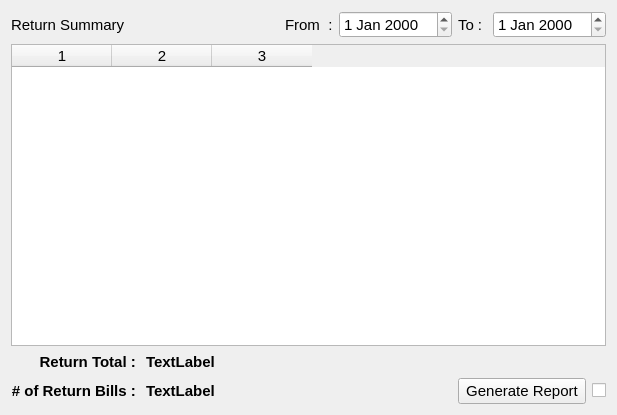
<?xml version="1.0" encoding="UTF-8"?>
<ui version="4.0">
 <class>ReturnSummaryWidget</class>
 <widget class="QWidget" name="ReturnSummaryWidget">
  <property name="geometry">
   <rect>
    <x>0</x>
    <y>0</y>
    <width>617</width>
    <height>415</height>
   </rect>
  </property>
  <property name="windowTitle">
   <string>Form</string>
  </property>
  <layout class="QVBoxLayout" name="verticalLayout">
   <item>
    <layout class="QHBoxLayout" name="horizontalLayout_3">
     <item>
      <widget class="QLabel" name="label_2">
       <property name="font">
        <font>
         <pointsize>11</pointsize>
        </font>
       </property>
       <property name="text">
        <string>Return Summary</string>
       </property>
      </widget>
     </item>
     <item>
      <spacer name="horizontalSpacer_3">
       <property name="orientation">
        <enum>Qt::Horizontal</enum>
       </property>
       <property name="sizeHint" stdset="0">
        <size>
         <width>40</width>
         <height>20</height>
        </size>
       </property>
      </spacer>
     </item>
     <item>
      <widget class="QLabel" name="label_3">
       <property name="font">
        <font>
         <pointsize>11</pointsize>
        </font>
       </property>
       <property name="text">
        <string>From  :</string>
       </property>
      </widget>
     </item>
     <item>
      <widget class="QDateEdit" name="fromDate">
       <property name="font">
        <font>
         <pointsize>11</pointsize>
        </font>
       </property>
      </widget>
     </item>
     <item>
      <widget class="QLabel" name="label_4">
       <property name="font">
        <font>
         <pointsize>11</pointsize>
        </font>
       </property>
       <property name="text">
        <string>To : </string>
       </property>
      </widget>
     </item>
     <item>
      <widget class="QDateEdit" name="toDate">
       <property name="font">
        <font>
         <pointsize>11</pointsize>
        </font>
       </property>
      </widget>
     </item>
    </layout>
   </item>
   <item>
    <widget class="QTableWidget" name="tableWidgetByUser">
     <property name="sizePolicy">
      <sizepolicy hsizetype="Expanding" vsizetype="Expanding">
       <horstretch>0</horstretch>
       <verstretch>0</verstretch>
      </sizepolicy>
     </property>
     <property name="font">
      <font>
       <pointsize>11</pointsize>
       <weight>50</weight>
       <bold>false</bold>
      </font>
     </property>
     <property name="rowCount">
      <number>0</number>
     </property>
     <property name="columnCount">
      <number>3</number>
     </property>
     <attribute name="horizontalHeaderVisible">
      <bool>true</bool>
     </attribute>
     <attribute name="verticalHeaderVisible">
      <bool>true</bool>
     </attribute>
     <column/>
     <column/>
     <column/>
    </widget>
   </item>
   <item>
    <layout class="QGridLayout" name="gridLayout">
     <item row="0" column="0">
      <widget class="QLabel" name="label">
       <property name="font">
        <font>
         <pointsize>11</pointsize>
         <weight>75</weight>
         <bold>true</bold>
        </font>
       </property>
       <property name="text">
        <string>Return Total : </string>
       </property>
       <property name="alignment">
        <set>Qt::AlignRight|Qt::AlignTrailing|Qt::AlignVCenter</set>
       </property>
      </widget>
     </item>
     <item row="0" column="1">
      <widget class="QLabel" name="returnTotal">
       <property name="font">
        <font>
         <pointsize>11</pointsize>
         <weight>75</weight>
         <bold>true</bold>
        </font>
       </property>
       <property name="text">
        <string>TextLabel</string>
       </property>
      </widget>
     </item>
     <item row="0" column="2">
      <spacer name="horizontalSpacer">
       <property name="orientation">
        <enum>Qt::Horizontal</enum>
       </property>
       <property name="sizeHint" stdset="0">
        <size>
         <width>40</width>
         <height>20</height>
        </size>
       </property>
      </spacer>
     </item>
     <item row="0" column="3">
      <spacer name="horizontalSpacer_5">
       <property name="orientation">
        <enum>Qt::Horizontal</enum>
       </property>
       <property name="sizeType">
        <enum>QSizePolicy::Minimum</enum>
       </property>
       <property name="sizeHint" stdset="0">
        <size>
         <width>40</width>
         <height>20</height>
        </size>
       </property>
      </spacer>
     </item>
     <item row="1" column="0">
      <widget class="QLabel" name="label_6">
       <property name="font">
        <font>
         <pointsize>11</pointsize>
         <weight>75</weight>
         <bold>true</bold>
        </font>
       </property>
       <property name="text">
        <string># of Return Bills : </string>
       </property>
       <property name="alignment">
        <set>Qt::AlignRight|Qt::AlignTrailing|Qt::AlignVCenter</set>
       </property>
      </widget>
     </item>
     <item row="1" column="1">
      <widget class="QLabel" name="billTotal">
       <property name="font">
        <font>
         <pointsize>11</pointsize>
         <weight>75</weight>
         <bold>true</bold>
        </font>
       </property>
       <property name="text">
        <string>TextLabel</string>
       </property>
      </widget>
     </item>
     <item row="1" column="2">
      <spacer name="horizontalSpacer_4">
       <property name="orientation">
        <enum>Qt::Horizontal</enum>
       </property>
       <property name="sizeHint" stdset="0">
        <size>
         <width>40</width>
         <height>20</height>
        </size>
       </property>
      </spacer>
     </item>
     <item row="1" column="3">
      <layout class="QHBoxLayout" name="horizontalLayout">
       <item>
        <widget class="QPushButton" name="generateButton">
         <property name="font">
          <font>
           <pointsize>11</pointsize>
          </font>
         </property>
         <property name="text">
          <string> Generate Report </string>
         </property>
        </widget>
       </item>
       <item>
        <widget class="QCheckBox" name="checkBox">
         <property name="text">
          <string/>
         </property>
         <property name="icon">
          <iconset>
           <normaloff>icons/print.png</normaloff>icons/print.png</iconset>
         </property>
        </widget>
       </item>
      </layout>
     </item>
    </layout>
   </item>
  </layout>
 </widget>
 <resources/>
 <connections/>
</ui>
